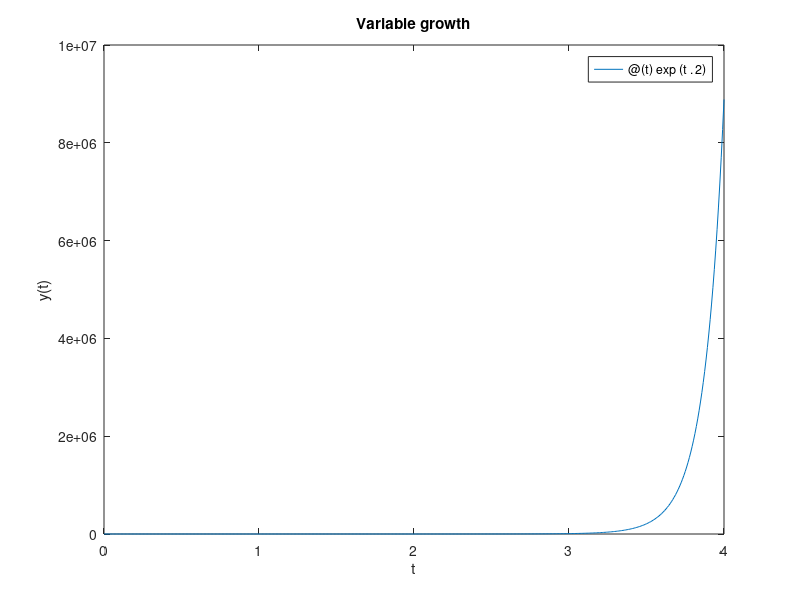

Recreate this plot in MATLAB. (Note: this script raises an error after producing the figure.)

      close all
      
	    y = @(t) exp(t.^2);
	    fplot(y,[0,4])
	    xlabel('t'), ylabel('y(t)')
	    title('Variable growth')
	  
      if length(get(0,'children')) > 0
        set(gcf,'paperpos',[0 0 5 2.75])
        print -dsvg fo_intro_var_growth.svg
      end
      
      
